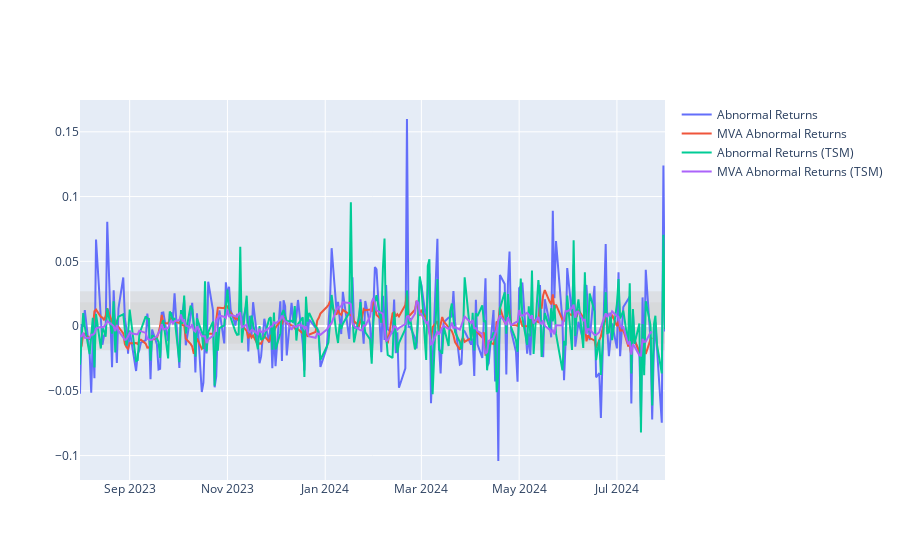

Notebook cell for this chart:
### Code cell
tsmc_df = yahooFinance.Ticker("TSM").history(start="2023-08-01", end="2024-08-01")
tsmc_returns = get_returns(tsmc_df["Close"])
tsmc_abnormal_returns, tsmc_MVA_abnormal_returns, tsmc_avg_returns, tsmc_abnormal_returns_std = get_AR_CMR_model(tsmc_returns)

fig.add_trace(go.Scatter(x=tsmc_df.index, y=tsmc_abnormal_returns, mode="lines", name="Abnormal Returns (TSM)"))
fig.add_trace(go.Scatter(x=tsmc_df.index, y=tsmc_MVA_abnormal_returns, mode="lines", name="MVA Abnormal Returns (TSM)"))
fig.add_hrect(y0=tsmc_avg_returns-1.96*tsmc_abnormal_returns_std, y1=tsmc_avg_returns+1.96*tsmc_abnormal_returns_std, fillcolor="lightgrey", opacity=0.5, layer="below", line_width=0)

### Figure 1 — Plotly figure (JSON) as saved in the notebook; plotly's stock layout.template omitted (floating-point values rounded to 4 significant figures; data arrays with more than 128 entries replaced by an {"elided": "..."} marker saying what was removed)
{"data": [{"mode": "lines", "name": "Abnormal Returns", "type": "scatter", "x": {"elided": "252 str values"}, "y": {"elided": "252 float values"}}, {"mode": "lines", "name": "MVA Abnormal Returns", "type": "scatter", "x": {"elided": "252 str values"}, "y": {"elided": "246 float values"}}, {"mode": "lines", "name": "Abnormal Returns (TSM)", "type": "scatter", "x": {"elided": "252 str values"}, "y": {"elided": "252 float values"}}, {"mode": "lines", "name": "MVA Abnormal Returns (TSM)", "type": "scatter", "x": {"elided": "252 str values"}, "y": {"elided": "246 float values"}}], "layout": {"shapes": [{"fillcolor": "lightgrey", "layer": "below", "line": {"width": 0}, "opacity": 0.5, "type": "rect", "x0": 0, "x1": 1, "xref": "x domain", "y0": -0.0186, "y1": 0.02686, "yref": "y"}, {"fillcolor": "lightgrey", "layer": "below", "line": {"width": 0}, "opacity": 0.5, "type": "rect", "x0": 0, "x1": 1, "xref": "x domain", "y0": -0.01371, "y1": 0.01846, "yref": "y"}]}}
